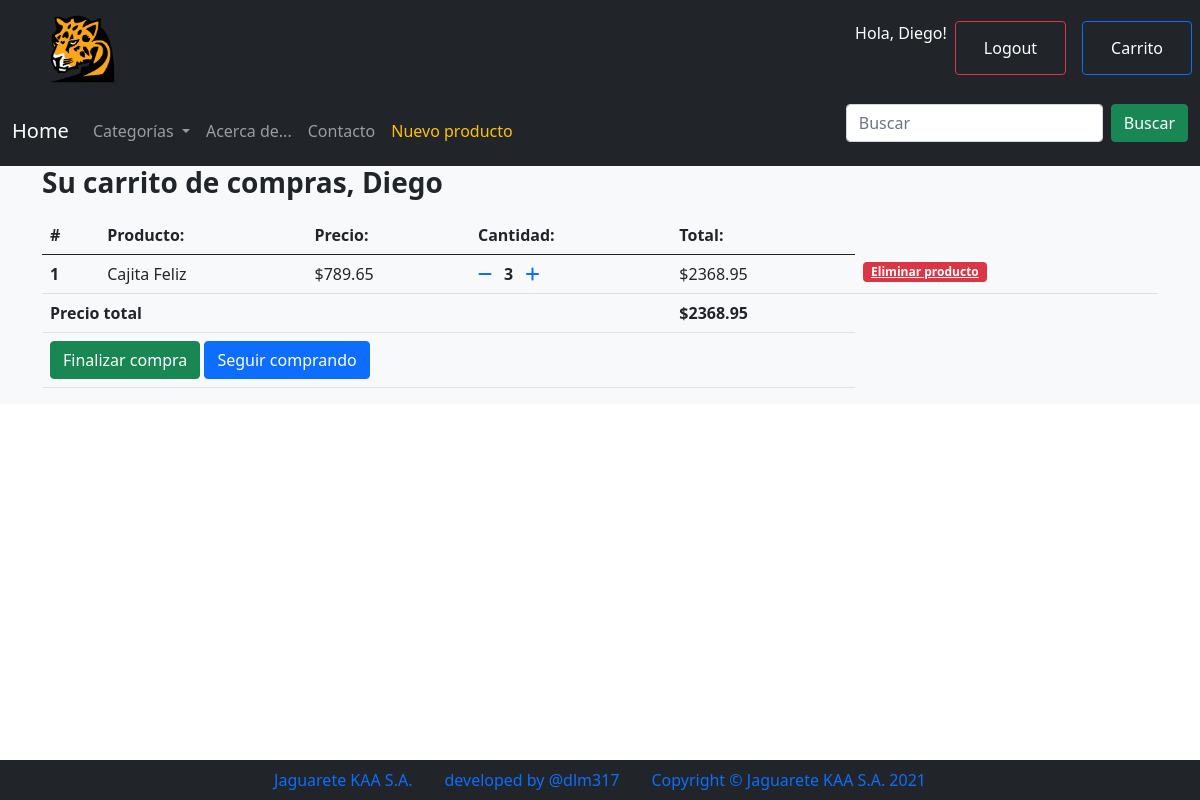
Screenshot of /resumen_compra/ (signed in) with the database file from the repository.
### jaguarete01/models.py (models this page shows, shortened)
class ProductoAgregado(models.Model):
    usuario = models.ForeignKey(settings.AUTH_USER_MODEL,
                             on_delete=models.CASCADE)
    ya_agregado = models.BooleanField(default=False)
    producto = models.ForeignKey(Producto, on_delete=models.CASCADE)
    cantidad = models.IntegerField(default=1)
    def precio_total_producto(self):
        return self.cantidad * self.producto.precio

class Producto(models.Model):
    class Meta:
        permissions = (("can_add_productos", "Can add productos"),)
    titulo = models.CharField(max_length=100, unique=True)
    categoria_base = models.ForeignKey(Categoria, on_delete=models.CASCADE)
    detalle = models.CharField(max_length=1000, default='N/A')
    precio = models.FloatField()
    imagen = models.ImageField(upload_to='uploaded_images')
    fecha_creacion = models.DateTimeField(auto_now=True)

class Carrito(models.Model):
    usuario = models.ForeignKey(settings.AUTH_USER_MODEL, on_delete=models.CASCADE)
    productos = models.ManyToManyField(ProductoAgregado)
    fecha = models.DateTimeField(auto_now_add=True)
    ya_pedido = models.BooleanField(default=False)
    def precio_total_carrito(self):
        total = 0
        for producto in self.productos.all():
            total += producto.precio_total_producto()
        return total

### jaguarete01/views.py (the view)
# urls.py: path('resumen_compra/', views.VistaResumenCompra.as_view(), name='resumen_compra'),
class VistaResumenCompra(LoginRequiredMixin, View):
    login_url = '/login/'
    redirect_field_name = 'redirect_to'
    def get(self, *args, **kwargs):
        try:
            compra = Carrito.objects.get(usuario=self.request.user, ya_pedido=False)
            contexto= {
                'objeto': compra
            }
            return render(self.request, 'resumen_compra.html', context=contexto)
        except ObjectDoesNotExist:
            messages.error(self.request, 'No tiene un carrito todavía')
            return redirect('/')

### jaguarete01/models.py (called while the page is built)
    def __str__(self):
        return self.descripcion

### jaguarete01/templatetags/categorias.py (called while the page is built)
@register.inclusion_tag('categorias.html')
def mostrar_categorias():
    return {'categorias': Categoria.objects.all()}

### jaguarete01/templates/resumen_compra.html (shortened to what this page needs)
{% extends 'template.html' %}
{% load categorias %}
{% block body %}
    <div class= "container">
        <div class="">
    <h3 class="mb-3">
        <strong>Su carrito de compras, {{request.user.first_name}}</strong>
    </h3>
    <table class="table">
        <thead>
        <tr>
            <th scope="col">#</th>
            <th scope="col">Producto: </th>
            <th scope="col">Precio: </th>
            <th scope="col">Cantidad: </th>
            <th scope="col">Total: </th>
        </tr>
        </thead>
        <tbody>
        {% for item in objeto.productos.all %}
        <tr>
            <th scope="row">{{ forloop.counter }}</th>
            <td>{{ item.producto.titulo }}</td>
            <td>
                ${{ item.producto.precio}}
            </td>
            <td>
                <a href="{% url 'jaguarete01:reducir_cantidad_producto' pk=item.producto.id%}"><i class="fas fa-minus mr-3"></i></a>
                <span class="mx-2"><b>{{ item.cantidad }}</b></span>
                <a href="{% url 'jaguarete01:agregar_al_carrito' pk=item.producto.id %}"><i class="fas fa-plus ml-4"></i></a>
            </td>
            <td>
                ${{ item.precio_total_producto}}
            </td>
            <td>
             <span class="badge bg-danger"><a class="text-white" href="{% url 'jaguarete01:quitar_del_carrito' pk=item.producto.id %}">
                Eliminar producto
             </a></span>
            </td>
        </tr>
        {% endfor %}
        {% if objeto.precio_total_carrito %}
        <tr>
            <td colspan="4"><b>Precio total</b></td>
            <td><b>${{ objeto.precio_total_carrito }}</b></td>
        </tr>
         <tr>
            <td colspan="5">
                <a href="#" class="btn btn-success float-right ml-2">Finalizar compra</a>
                <a href="/" class="btn btn-primary float-right">Seguir comprando</a>
            </td>
        </tr>
        {% endif %}
        </tbody>
    </table>
        </div>
    </div>
{% endblock %}

### jaguarete01/templates/template.html (shortened to what this page needs)
{% load static %}
{% load categorias %}
<html lang="en">
  <head>
    <link
      href="https://cdn.jsdelivr.net/npm/bootstrap@5.0.0-beta3/dist/css/bootstrap.min.css"
      rel="stylesheet"
    />
    <link rel="stylesheet" href="{% static 'css/style.css' %}" />
  </head>
  <body class="d-flex flex-column min-vh-100">
    <nav class="navbar  navbar-dark bg-dark" >
        <a class="navbar-brand mx-5" href="{% url 'jaguarete01:index' %}"><img src="{% static 'img/logo.png' %}" style="width:70px; height:70px" alt="" srcset=""></a>
    <ul class="nav justify-content-end">
        {% if request.user.is_authenticated %}
        <li class="nav-item">
          <p class="text-white">Hola, {{request.user.first_name}}!</p>
         </li>
        <li class="nav-item">
          <button class="btn btn-outline-danger mx-2" type="submit"><a class="nav-link text-white" href="{% url 'jaguarete01:logout'%}">Logout</a></button>
        </li>
        {% endif %}
        <li class="nav-item">
          <button class="btn btn-outline-Primary mx-2" type="submit"><a class="nav-link text-white" href="{% url 'jaguarete01:resumen_compra'%}">Carrito</a></button>
        </li>
      </ul>
    </nav>
    <nav class="navbar navbar-expand-lg navbar-dark bg-dark">
        <div class="container-fluid">
          <a class="navbar-brand" href="{% url 'jaguarete01:index' %}">Home</a>
          <div class="collapse navbar-collapse" id="navbarSupportedContent">
            <ul class="navbar-nav me-auto mb-2 mb-lg-0">
              <li class="nav-item dropdown">
                <a class="nav-link dropdown-toggle" role="button" data-bs-toggle="dropdown" aria-expanded="false">
                  Categorías
                </a>
              </li>
              <li class="nav-item">
                <a class="nav-link" href="{% url 'jaguarete01:acerca_de' %}">Acerca de...</a>
              </li>
              <li class="nav-item">
                <a class="nav-link" href="mailto:email@dejaguaretekaa.com.ar">
                  Contacto
                </a>
              </li>
              {% if perms.jaguarete01.can_add_productos %}
              <li class="nav-item">
                <a class="nav-link text-warning" href="{% url 'jaguarete01:nuevo_producto'%}" tabindex="-1">Nuevo producto</a>
              </li>
              {% endif %}
            </ul>
            <form class="d-flex" action="{% url 'jaguarete01:resultado_busqueda'%}" method="GET">{% csrf_token %}
              <input class="form-control me-2" type="text" placeholder="Buscar" aria-label="Search" name="q">
              <button class="btn btn-success" type="submit">Buscar</button>
            </form>
          </div>
        </div>
      </nav>
    <div class="bg-light">
    {% block body %}{% endblock %}
    </div>
    <ul class="nav justify-content-center bg-dark mt-auto">
        <li class="nav-item">
          <a class="nav-link active" aria-current="page" href="#">Jaguarete KAA S.A.</a>
        </li>
        <li class="nav-item">
          <a class="nav-link" href="#">developed by @dlm317</a>
        </li>
        <li class="nav-item">
          <a class="nav-link" href="#">Copyright © Jaguarete KAA S.A. 2021</a>
        </li>
      </ul>
  </body>
</html>

### rows the page displays
ProductoAgregado: producto.titulo "Cajita Feliz", producto.precio "789.65", cantidad "3", precio_total_producto "2368.95"
Carrito: precio_total_carrito "2368.95"

### other values shown
{{ request.user.first_name }} "Diego"
